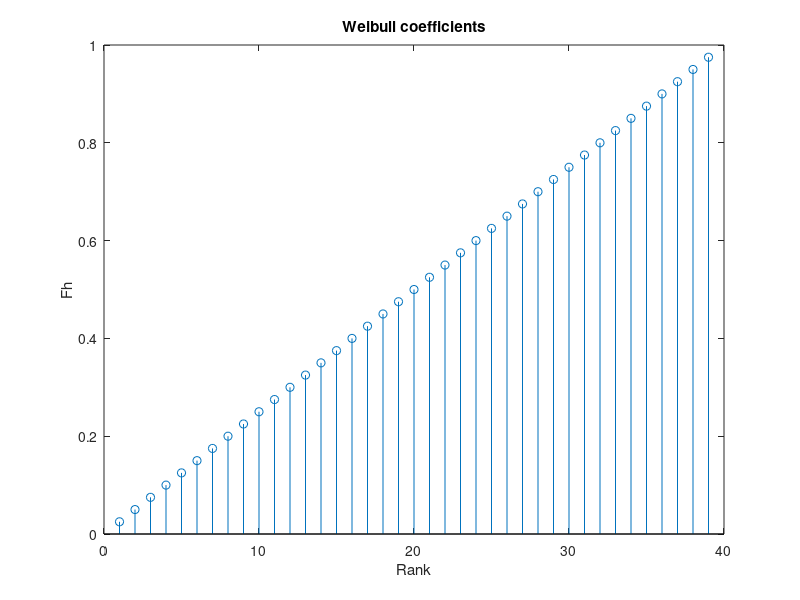
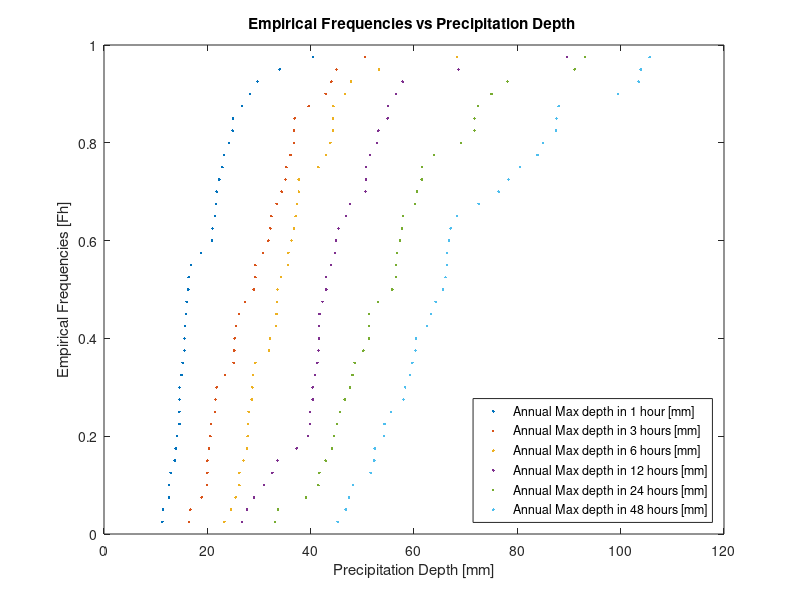
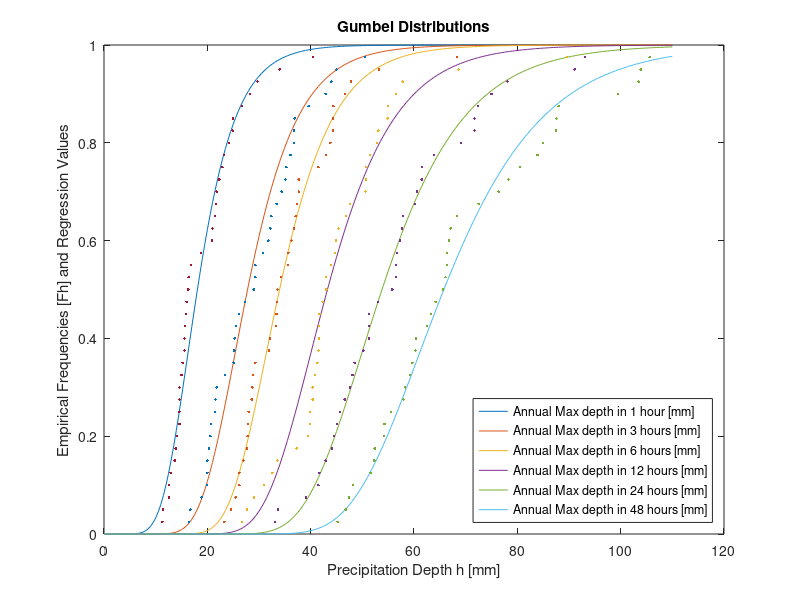
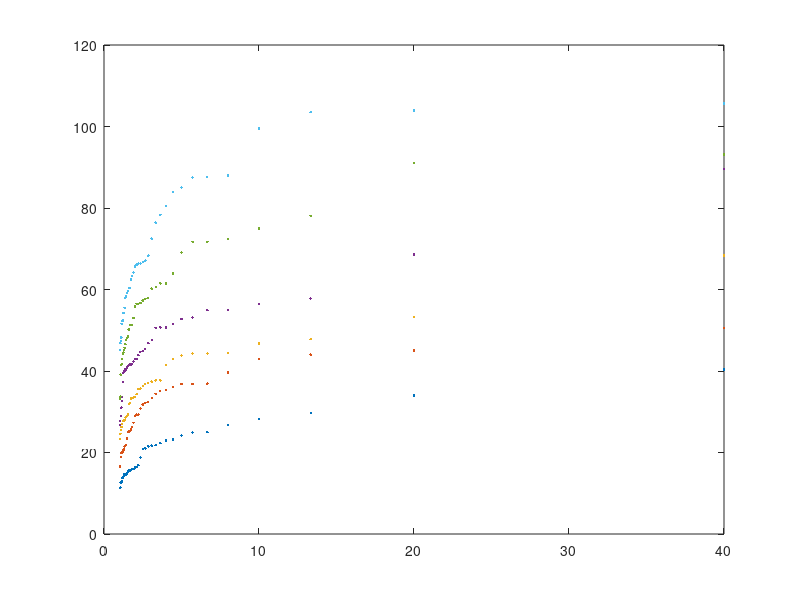

Write MATLAB code to recreate these figures, in order.
% -------------------------------------------------------------------------
% Course: Hydrology for Engineers
% Assignment 1
% Part 2: Fit a Gumbel distribution and calculate critical rainfall depths
% -------------------------------------------------------------------------

clear variables %clear the workspace variables
close all %close alla figures
clc %clear the command window

% -------------------------------------------------------------------------
% # 1: Compute the Weibull plotting position
% -------------------------------------------------------------------------
%% (1) Computing Fh nd YF
% import the data from Part1 using the function load
load assignment1_output_part1.mat

% sorting data columns by amplitude
sortedAnnualMax = sort(AnnualMax,1, 'ascend');
sortedAnnualMax;

%% Computing Weibull coefficients 

% initializing empty vector
Fh = zeros([size(sortedAnnualMax, 1),1]);

% computing frequency : Fh = i/(N+1)
sz = size(Fh,1);
for c = 1:sz
    Fh(c) = c/ (sz + 1);
end
Fh;

%% Plotting Weibull coefficients 
figure(21)
stem(Fh)
title('Weibull coefficients')
xlabel('Rank') 
ylabel('Fh') 

%% computing reduced variable YF

YF = -log(-log(Fh));

% Plot of Fh vs h
% for first column
figure(22)
plot(sortedAnnualMax(), Fh, '.');
title('Empirical Frequencies vs Precipitation Depth ')
xlabel('Precipitation Depth [mm]') 
ylabel('Empirical Frequencies [Fh]')
legend({'Annual Max depth in 1 hour [mm]','Annual Max depth in 3 hours [mm]', ...
      'Annual Max depth in 6 hours [mm]','Annual Max depth in 12 hours [mm]', ...
      'Annual Max depth in 24 hours [mm]','Annual Max depth in 48 hours [mm]',}, ...
      'Location','southeast')

%% (2) Fitting Gumbel curve
% method of moments
% calculating means and standard deviation for each duration 
std_vect = std(AnnualMax);
mean_vect = mean(AnnualMax);

%defining variables 
GumbelParMoments = zeros(2,6);
m = length(std_vect);

for k = 1:m
    alpha = pi/(std_vect(k)*sqrt(6));
    mu = mean_vect(k)-0.5772/alpha;

    GumbelParMoments(1,k) = alpha;
    GumbelParMoments(2,k) = mu;
end 
GumbelParMoments;
%%
% Gumbel method
GumbelPar = zeros(2,6);
m = length(std_vect);

mu_YF = mean(YF);
sigma_YF = std(YF);

% Defining paramaters 
for k = 1:m
    alphaG = sigma_YF/std_vect(k);
    muG = mean_vect(k)-(mu_YF/sigma_YF)*std_vect(k);
    
    GumbelPar(1,k) = alphaG;
    GumbelPar(2,k) = muG;
end
GumbelPar;

%% (3)Compute analytical Gumbel distributions

n = 0:0.5:110;%TO-DO : revoir si on veut pas partir à 1 plutôt...?  % selon les graphe du cours, mieux de partir à 0 MMG               
m = length(n);
GumbelCompute = zeros(m,6);
GumbelComputeMoments = zeros(m,6);

for k = 1:m
    for l = 1:6
       GumbelCompute(k,l) = exp(-exp(-GumbelPar(1,l)*(n(k)-GumbelPar(2,l))));
       GumbelComputeMoments(k,l) = exp(-exp(-GumbelParMoments(1,l)*(n(k)-GumbelParMoments(2,l))));
    end 
end 


%% (4) Plot 

figure(23)
n = 0:0.5:110;
plot(n, GumbelComputeMoments) % (1x221), (221x6) 
title('Gumbel Distributions')
xlabel('Precipitation Depth h [mm]') 
ylabel('Empirical Frequencies [Fh] and Regression Values')
legend({'Annual Max depth in 1 hour [mm]','Annual Max depth in 3 hours [mm]', ...
        'Annual Max depth in 6 hours [mm]','Annual Max depth in 12 hours [mm]', ...
        'Annual Max depth in 24 hours [mm]','Annual Max depth in 48 hours [mm]',}, ...
        'Location','southeast')

hold on 
plot(sortedAnnualMax(), Fh, '.'); % (39x6), (39x1)
legend({'Annual Max depth in 1 hour [mm]','Annual Max depth in 3 hours [mm]', ...
        'Annual Max depth in 6 hours [mm]','Annual Max depth in 12 hours [mm]', ...
        'Annual Max depth in 24 hours [mm]','Annual Max depth in 48 hours [mm]',}, ...
        'Location','southeast')
% TO-DO : set the same colors to both plot elements 1 to 1 (regressions and
% points) i.e. the points corresponding to a regression curve should have
% the same color


%% (5) Th and h

%computing return period

q = length(Fh);
Weibull_T = zeros(q,1);

for k = 1:q
    Weibull_T(k) = 1/(1-Fh(k));
end 
Weibull_T;

% inverting Gumbel distribution 

T = zeros(221,6);
for k = 1:221
    for l = 1:6
        T(k,l) = 1/(1-GumbelCompute(k,l));
    end 
end 



figure(24)
n = 1:39;
plot(Weibull_T, sortedAnnualMax(),'.') % dimensions : (39x1), (39x6)


% compute h by reverting analytical formula (check variables)
% hrevert = muG - log(-log(1-1/T))/alphaG;
hrevert = zeros(221,6);
Tbis = 0:0.5:110;
for k = 1:221
    for l = 1:6
        hrevert(k,l) = GumbelPar(2,l) -log(-log(1-1/Tbis(k)))/GumbelPar(1,l);
    end 
end 
%% (6) Plotting continuous Gumbel curve

figure(25)
n = 1:39;
plot(Weibull_T, sortedAnnualMax(),'.'); % dimensions : (39x1), (39x6)
title('Continuous Gumbel distribution')
xlabel('Return period T [years]') 
ylabel('Rainfall depth [mm]')
hold on 
plot(Tbis,hrevert) % (221x1), (221x6)
lgd = legend({'1 hour','3 hours', ...
        '6 hours','12 hours', ...
        '24 hours','48 hours'}, ...
        "Location", "southeast");
title(lgd, "Annual Max depth [mm]")

hold off